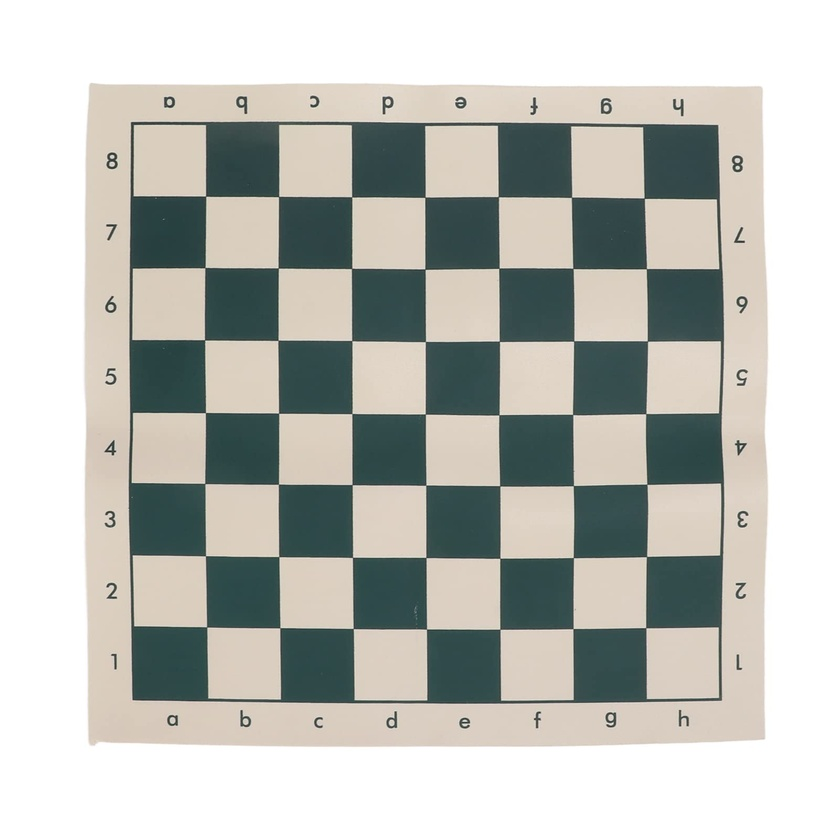
#> input picture chess.jpeg, 840 x 840 px, shrunk from 1601 x 1601 before the run
$ python CornerDetection.py
#> lines starting #> are read from the running program, lines starting #| are printed output that depends on the picture; after the words box and inside, x2 and y2 are one past the last pixel; in counts of white or black regions, pixels touching at a corner belong together

import cv2  as cv
import numpy as np


image = cv.imread('chess.jpeg')
#> image is the input picture: shape (840, 840, 3); mean B, G, R 185.6, 191.1, 189.7

# convert the input image into
# grayscale color space
operatedImage = cv.cvtColor(image, cv.COLOR_BGR2GRAY)

# modify the data type
# setting to 32-bit floating point
operatedImage = np.float32(operatedImage)

# to detect the corners with appropriate
#values as input parameters
dest = cv.cornerHarris(operatedImage, 2, 5, 0.07)
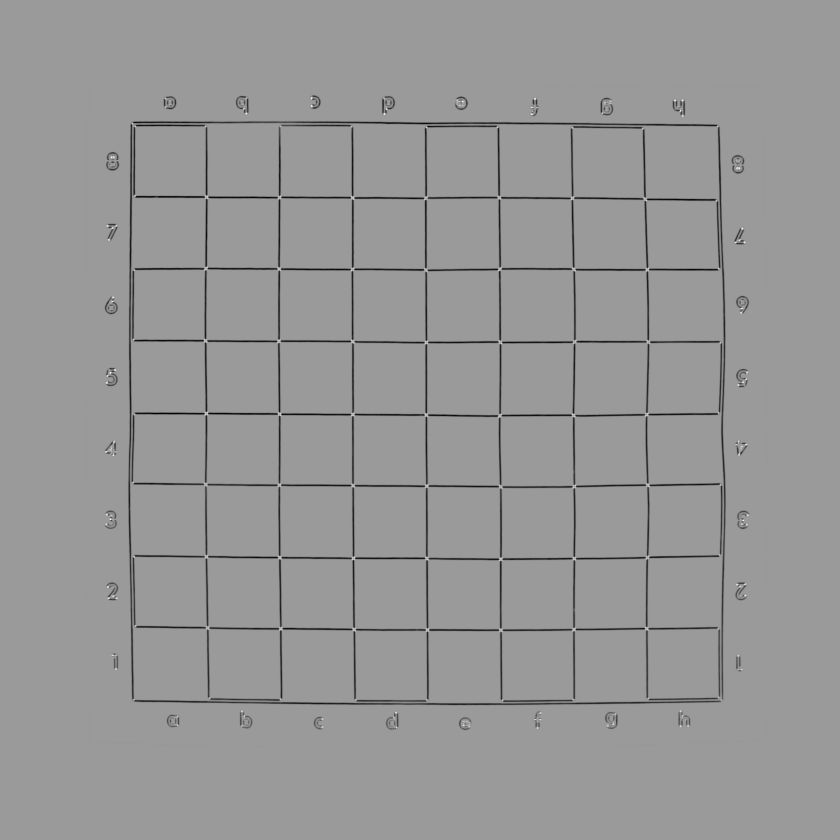
#> dest: shape (840, 840) float32; min -2.31e+09, max 1.51e+09, mean -49442632; drawn with min black and max white

# Results are marked through the dilated corners
dest = cv.dilate(dest, None)
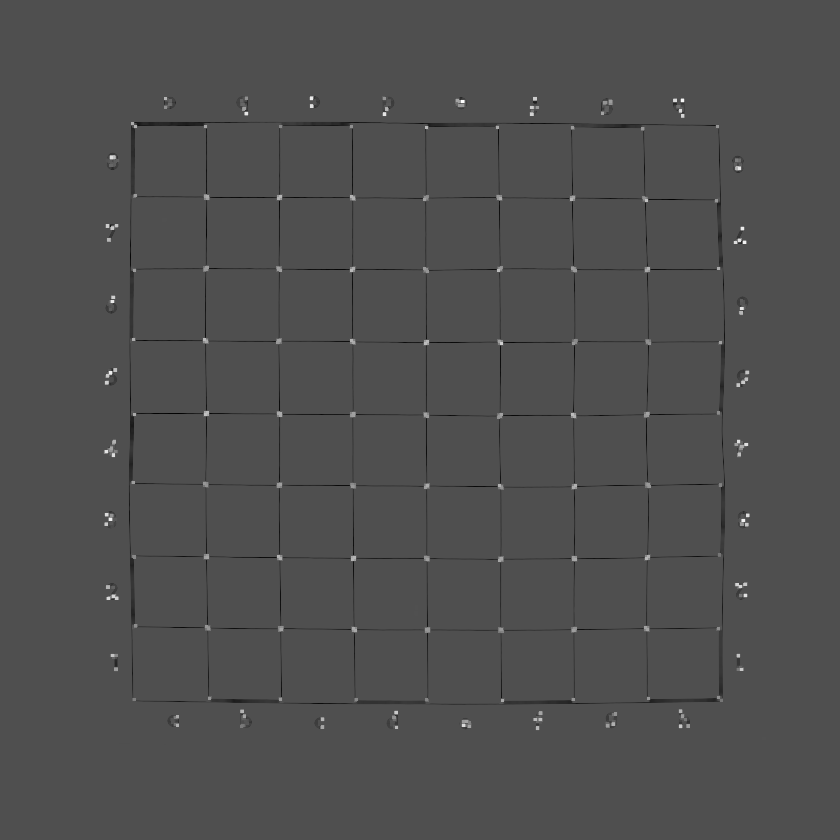
#> dest: shape (840, 840) float32; min -687110144, max 1.51e+09, mean -2636097.5; drawn with min black and max white

# Reverting back to the original image,
image[dest > 0.01 * dest.max()]=[0, 0, 255]
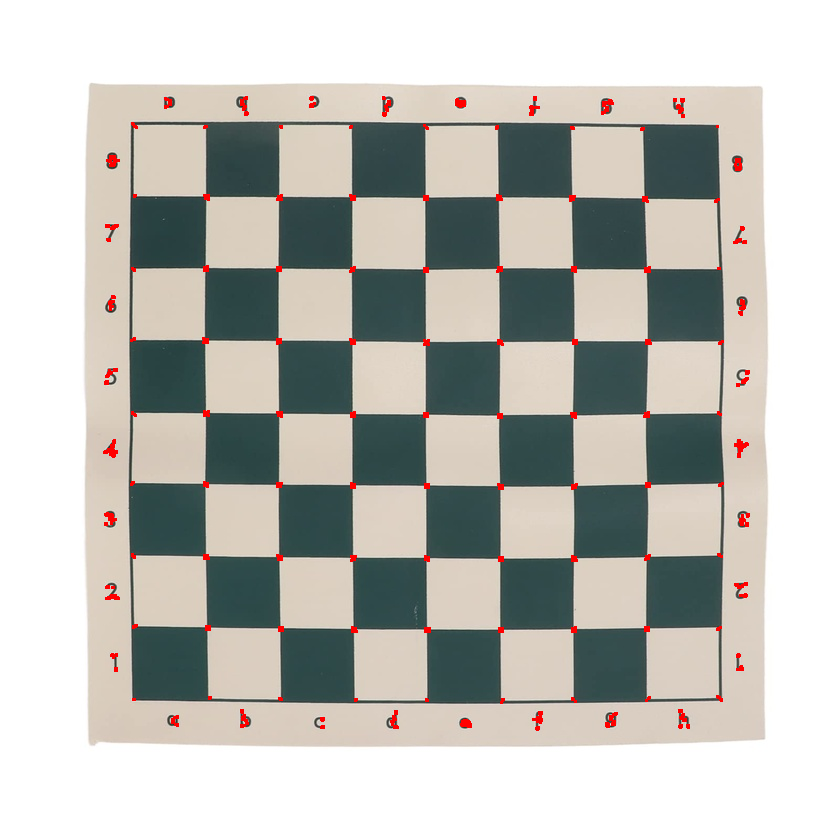
#> image: shape (840, 840, 3); 0.76% of pixels changed, all inside (x1, y1, x2, y2) = (103, 96, 750, 731)

# the window showing output image with corners
cv.imshow('Image with Borders', image)

# De-allocate any associated memory usage
if cv.waitKey(0) & 0xff == 27:
#> (key Esc is pressed here)
	cv.destroyAllWindows()

$ run again, with airplane.jpeg copied over chess.jpeg
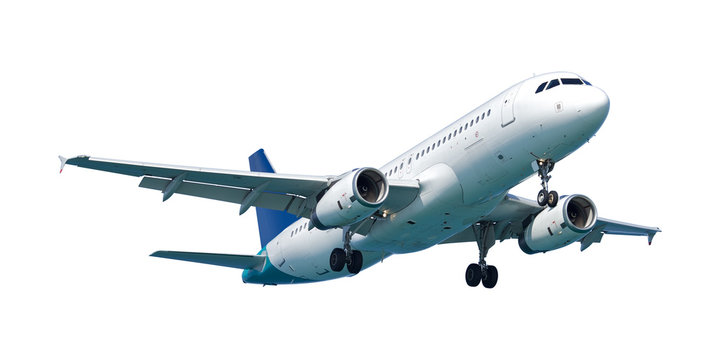
#> input picture airplane.jpeg, 720 x 360 px
#> image is the input picture: shape (360, 720, 3); mean B, G, R 233.7, 231.6, 226.8
#> `dest = cv.dilate(dest, None)`:
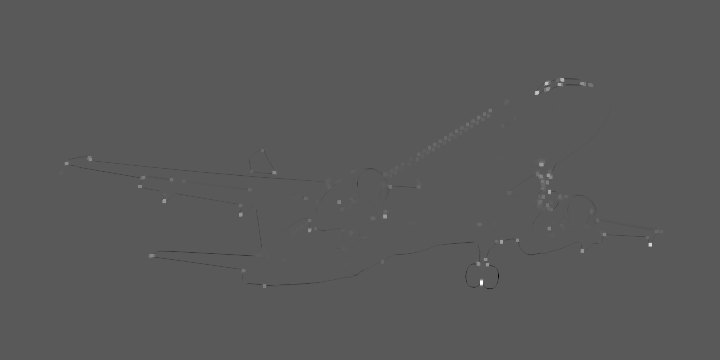
#> dest: shape (360, 720) float32; min -4.07e+09, max 7.55e+09, mean 4284534.5; drawn with min black and max white
#> `image[dest > 0.01 * dest.max()]=[0, 0, 255]`:
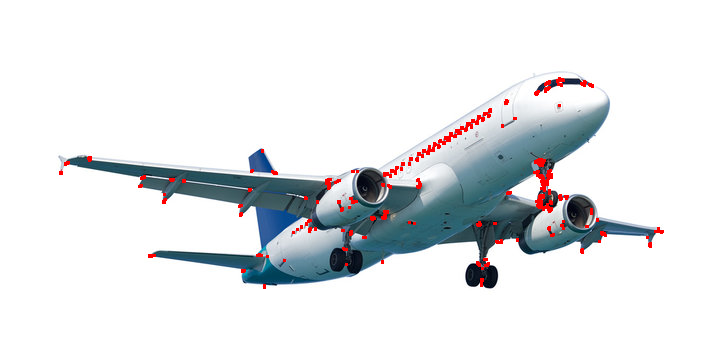
#> image: shape (360, 720, 3); 1.09% of pixels changed, all inside (x1, y1, x2, y2) = (59, 77, 664, 289)
